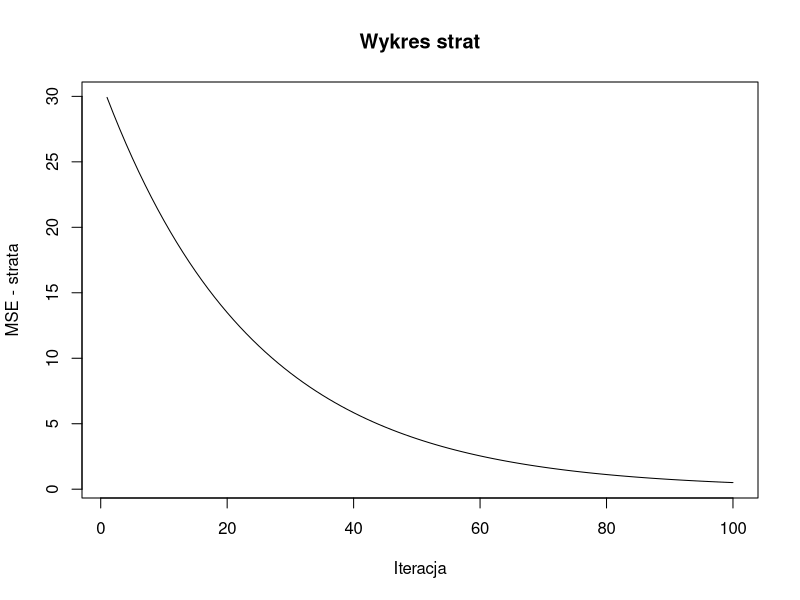
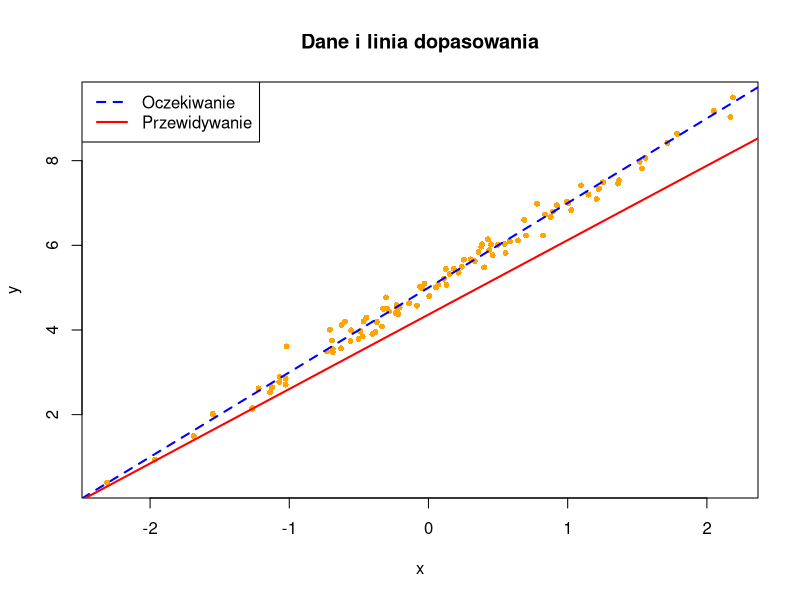
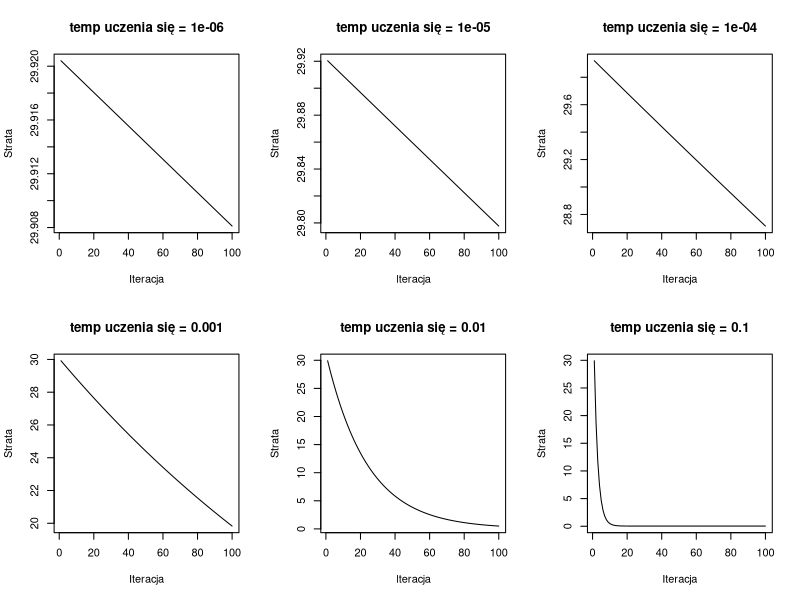
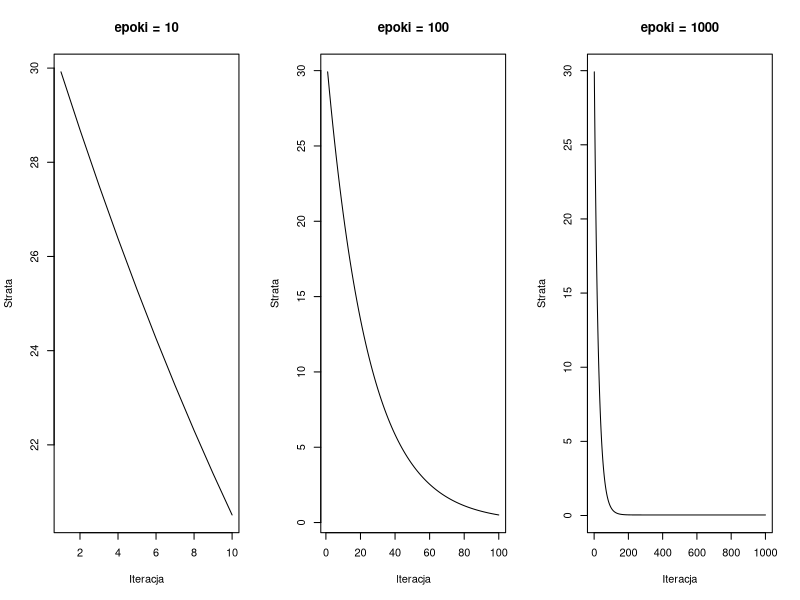
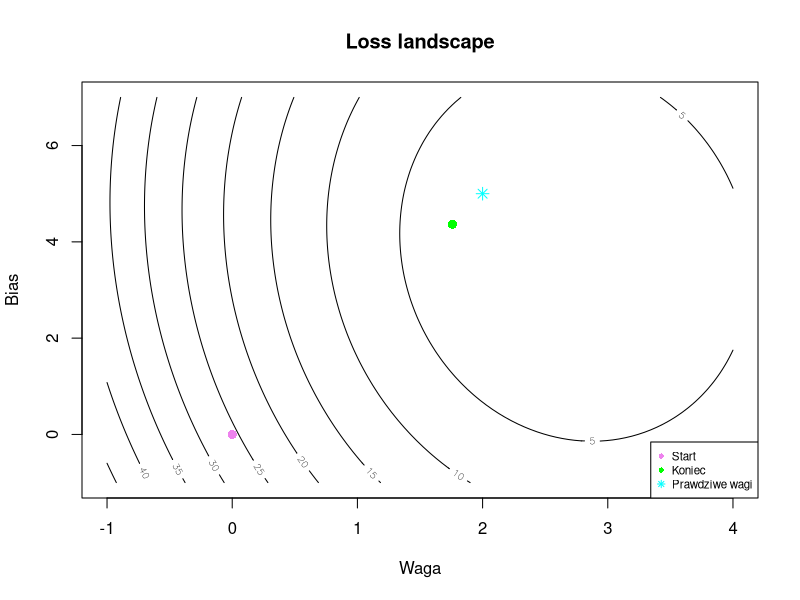

The R source for these figures, in order:
set.seed(123)

x <- rnorm(100)
y <- 2*x + 5 + rnorm(100, sd =0.2) #waga 2, bias 5

x_bias <- cbind(1,x) #pierwsza kolumna bias, druga cecha

w <- c(0,0) #bias i waga cechy

#Zadanie 4
learning_rate <- 0.01 #krok w gradient descent
dl <- length(y)

y_pred <- x_bias %*% w #przewidywane wartosci, czyli y_pred = bias + waga*xi
gradient <- (2 / dl) * t(x_bias) %*% (y_pred - y) #wzor na gradient: 2/n wspl. pochodnej z MSE; transponowane x_bias; wektor bledow
w <- w - learning_rate * as.vector(gradient) #aktualizacja wag: obecne - wielkosc kroku*griadent (odejmujemy bo chcemy malujeacy blad)

#zadanie 5
w <- c(0, 0) #od nowa
n <- 100 #ilosc iteracji
losses <- numeric(n) #zapisywanie strat z kazdej iteracji

for (epoch in 1:n) 
{
  y_pred <- x_bias %*% w #przewidywanue
  losses[epoch] <- mean((y_pred - y)^2) #sredni blad dla danej iteracji -> strata MSE
  
  gradient <- (2 / n) * t(x_bias) %*% (y_pred - y)
  w <- w - learning_rate * as.vector(gradient)
}
cat("Wyuczone wagi:\n")
cat("bias =", w[1], "\n")
cat("waga =", w[2], "\n")

#Zadanie 6
#wykres straty
plot(losses, type = "l", xlab = "Iteracja", ylab = "MSE - strata", main = "Wykres strat")
#punkty danych
plot(x, y, pch = 16, cex=0.8, xlab = "x", ylab = "y", main = "Dane i linia dopasowania", col = 'orange')
abline(a = 5, b = 2, lty = 2, lwd = 2, col = 'blue') #oczekiwana
abline(a = w[1], b = w[2], lwd = 2, col = 'red') #przewidywana
legend("topleft", legend = c("Oczekiwanie", "Przewidywanie"), col = c("blue","red"), lty = c(2, 1), lwd = 2)


#Zadanie 7
learning_rates <- c(1e-6, 1e-5, 1e-4, 1e-3, 1e-2, 1e-1)

wyniki <- data.frame(alpha = learning_rates, bias = NA, weight = NA, final_loss = NA)

par(mfrow = c(2, 3)) #6 wykresow na raz

for (i in 1:length(learning_rates)) #trening dla kazdego learning_rate
{
  learning_rate <- learning_rates[i]
  w <- c(0, 0)          #wagi od zera
  losses <- numeric(n)  #strata od nowa
  
  for (epoch in 1:n) #trening
  {
    y_pred <- x_bias %*% w
    losses[epoch] <- mean((y_pred - y)^2)
    
    gradient <- (2 / n) * t(x_bias) %*% (y_pred - y)
    w <- w - learning_rate * as.vector(gradient)
  }
  
  plot(losses, type = "l", main = paste("temp uczenia się =", learning_rate), xlab = "Iteracja", ylab = "Strata") #wykresy strat
  
  #zapis koncowych wynikow
  wyniki$bias[i] <- w[1]
  wyniki$weight[i] <- w[2]
  wyniki$final_loss[i] <- losses[n]
}

par(mfrow = c(1, 1))

wyniki
#Male tempo uczenia daje bardzo wolna nauke, a wieksze znaczaco przyspiesza. W tym przypadku najlepsze wyniki daje 0.1, bo strata spada najszybciej.

#Zadanie 8
learning_rate <- 0.01
iters <- c(10, 100, 1000)

results_iters <- data.frame(epochs = iters, bias = NA, weight = NA, final_loss = NA, distance_to_true = NA)

par(mfrow = c(1, 3))

for (i in 1:length(iters)) 
{
  iteracja <- iters[i]
  w <- c(0, 0)
  losses <- numeric(iteracja)
  
  for (epoch in 1:iteracja) 
  {
    y_pred <- x_bias %*% w
    losses[epoch] <- mean((y_pred - y)^2)
    
    gradient <- (2 / n) * t(x_bias) %*% (y_pred - y)
    w <- w - learning_rate * as.vector(gradient)
  }
  
  plot(losses, type = "l", main = paste("epoki =", iteracja), xlab = "Iteracja", ylab = "Strata")
  
  results_iters$bias[i] <- w[1]
  results_iters$weight[i] <- w[2]
  results_iters$final_loss[i] <- losses[iteracja]
  results_iters$distance_to_true[i] <- sqrt((w[1] - 5)^2 + (w[2] - 2)^2) #odleglosc od prawdziwych wag
}

par(mfrow = c(1, 1))

results_iters
#Wraz ze wzrostem liczby epok strata maleje, ale po pewnym czasie wykres się wyplaszcza
#Najwieksza poprawa nastepuje na poczatku treningu, a dalsze zwiekszanie liczby epok daje już niewielkie korzysci


#zadanie 9
bias_vals <- seq(-1, 7, length.out = 100) #100 rozne wartosci biasu od -1 do 7
waga_vals <- seq(-1, 4, length.out = 100) #100 wag od -1 do 4

loss_matrix <- matrix(0, nrow = length(bias_vals), ncol = length(waga_vals)) #macierz strat na pary bias, waga

for (i in 1:length(bias_vals)) #po roznych biasach i wagach
{
  for (j in 1:length(waga_vals)) 
  {
    w_iter <- c(bias_vals[i], waga_vals[j])     #wektor wag dla danej iteracji
    y_pred <- x_bias %*% w_iter                 #przewidywania dla danej iteracji
    loss_matrix[i, j] <- mean((y_pred - y)^2)   #zapis danego MSE do macierzy strat
  }
}

w_start <- c(0, 0)      #punkt startowy gradientu
w <- c(0, 0)            #startowe wagi i temp uczenia
learning_rate <- 0.01

for (epoch in 1:100) #trening
{
  y_pred <- x_bias %*% w
  gradient <- (2 / n) * t(x_bias) %*% (y_pred - y)
  w <- w - learning_rate * as.vector(gradient)
}

w_end <- w         #zapis koncowych wyuczonych wag
w_true <- c(5, 2)  #prawdziwe wagi

#wykres konturowy funkcji straty
contour(waga_vals, bias_vals, loss_matrix, xlab = "Waga", ylab = "Bias", main = "Loss landscape")

points(w_start[2], w_start[1], pch = 16, col = "violet", cex = 1.2) #punkt startowy
points(w_end[2], w_end[1], pch = 16, col = "green", cex = 1.2)      #punk po gradiencie
points(w_true[2], w_true[1], pch = 8, col = "cyan", cex = 1.2)      #prawdziwe wagi

legend("bottomright", legend = c("Start", "Koniec", "Prawdziwe wagi"), col = c("violet", "green", "cyan"), pch = c(16, 16, 8), cex = 0.7)

#minimum funkcji straty znajduje się w poblizu prawdziwych wag
#Punkt startowy lezy daleko od minimum, a po treningu przesuwa wagi dużo blizej optimum
#Koncowe wagi są bliskie prawdziwym wartosciom, więc model uczy się poprawnie
  

#Zadanie 10
#gradient jeszcze raz
w <- c(0, 0)
learning_rate <- 0.01

for (epoch in 1:100) 
{
  y_pred <- x_bias %*% w
  gradient <- (2 / n) * t(x_bias) %*% (y_pred - y)
  w <- w - learning_rate * as.vector(gradient)
}

#porownanie z metoda najmniejszych kwadratow
w_ls <- solve(t(x_bias) %*% x_bias) %*% t(x_bias) %*% y #rozwiazanie z wzoru
w_ls <- as.vector(w_ls)

mse_gradient <- mean((x_bias %*% w - y)^2) #blad
mse_ls <- mean((x_bias %*% w_ls - y)^2)

cat("Gradient descent:\n")
cat("bias =", w[1], "\n")
cat("waga =", w[2], "\n")
cat("MSE =", mse_gradient, "\n\n")

cat("Rozwiązanie metoda najmniejszych kwadratow:\n")
cat("bias =", w_ls[1], "\n")
cat("waga =", w_ls[2], "\n")
cat("MSE =", mse_ls, "\n")

#Rozwiązanie uzyskane metoda najmniejszych kwadratww daje mniejszy blad MSE niż gradient descent
#Gradient descent w tym przypadku nie zbiegl jeszcze do optimum
#Mimo to wyniki obu metod są zblizone
  
